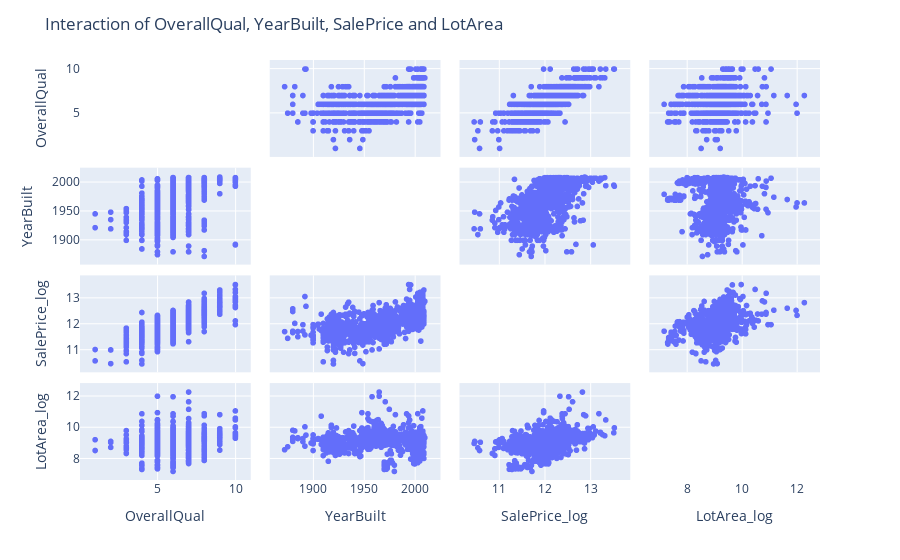

The code cell stored with this chart in its notebook:
### Code cell
# We transform LotArea and SalePrice to log to have a clearer picture of the relationships.
df_px["LotArea_log"] = np.log(df_px["LotArea"])
df_px["SalePrice_log"] = np.log(df_px["SalePrice"])

fig = px.scatter_matrix(df_px[["OverallQual","YearBuilt","SalePrice_log","LotArea_log"]])
fig.update_traces(diagonal_visible=False)
fig.update_layout(title_text = 'Interaction of OverallQual, YearBuilt, SalePrice and LotArea')
fig.show()

### Figure 1 — Plotly figure (JSON) as saved in the notebook; plotly's stock layout.template omitted (floating-point values rounded to 4 significant figures; data arrays with more than 128 entries replaced by an {"elided": "..."} marker saying what was removed)
{"data": [{"diagonal": {"visible": false}, "dimensions": [{"axis": {"matches": true}, "label": "OverallQual", "values": {"elided": "1460 int values"}}, {"axis": {"matches": true}, "label": "YearBuilt", "values": {"elided": "1460 int values"}}, {"axis": {"matches": true}, "label": "SalePrice_log", "values": {"elided": "1460 float values"}}, {"axis": {"matches": true}, "label": "LotArea_log", "values": {"elided": "1460 float values"}}], "hovertemplate": "%{xaxis.title.text}=%{x}<br>%{yaxis.title.text}=%{y}<extra></extra>", "legendgroup": "", "marker": {"color": "#636efa", "symbol": "circle"}, "name": "", "showlegend": false, "type": "splom"}], "layout": {"dragmode": "select", "legend": {"tracegroupgap": 0}, "margin": {"t": 60}, "title": {"text": "Interaction of OverallQual, YearBuilt, SalePrice and LotArea"}}}
